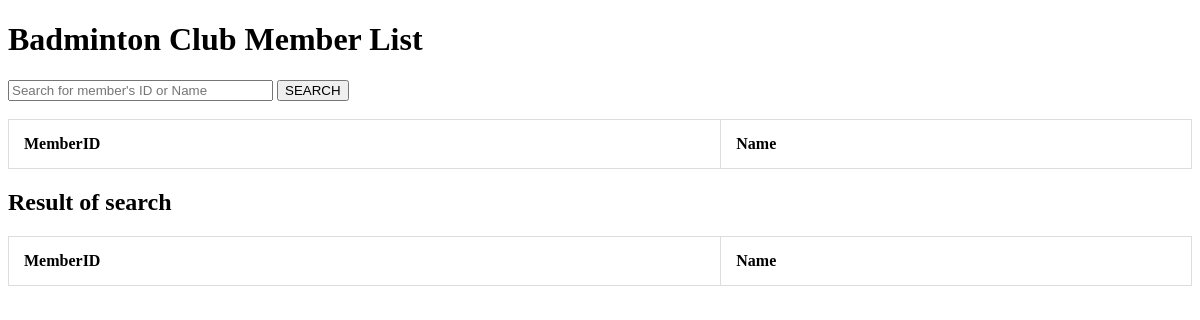
Page /sdp_assignment/badminton2.php on the earlier database version.
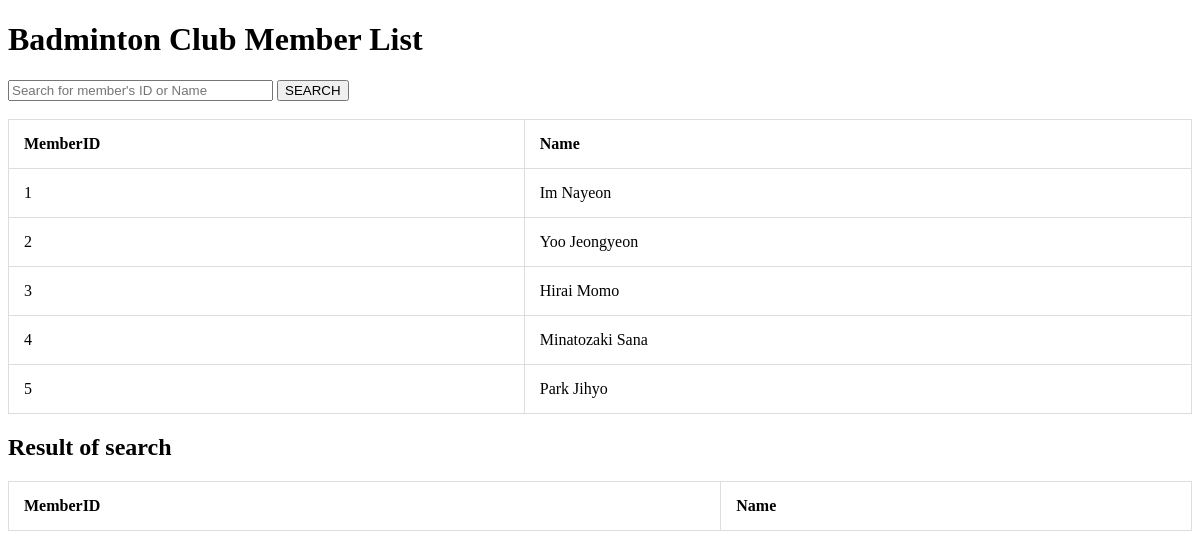
Same page on the later database version.
### tables this page shows
CREATE TABLE IF NOT EXISTS `badmintonmemberlist` (
  `MemberID` int NOT NULL AUTO_INCREMENT,
  `MemberName` varchar(255) NOT NULL,
  PRIMARY KEY (`MemberID`)
);

### sdp_assignment/badminton2.php (the view, shortened to what this page needs)
<?php
include("conn.php");
?>
<!DOCTYPE html>
<html>
<head>
    <h1>Badminton Club Member List</h1>
</head>
<body>
<form method = "post">
<input type="text" name="badmintonmember" placeholder="Search for member's ID or Name" size= "30" required/>
<input type ="submit" name="searchname" value="SEARCH"/><br><br>
</form>
<table>
    <tr>
        <th>MemberID</th>
        <th>Name</th>
    </tr>
    <?php
    $sql = "SELECT * FROM badmintonmemberlist";
    $result = $con->query($sql);
    while($data = $result->fetch_assoc()){
        echo ("<tr>");
        echo ("<td>" . $data['MemberID'] . "</td>");
        echo ("<td>" . $data['MemberName'] . "</td>");
        echo ("</tr>");}
    ?>
</table>
<h2>Result of search</h2>
<table>
    <tr>
        <th>MemberID</th>
        <th>Name</th>
    </tr>
    </table>
</body>
</html>

Differences in the rows shown:
added badmintonmemberlist: MemberID "1", MemberName "Im Nayeon"
added badmintonmemberlist: MemberID "2", MemberName "Yoo Jeongyeon"
added badmintonmemberlist: MemberID "3", MemberName "Hirai Momo"
added badmintonmemberlist: MemberID "4", MemberName "Minatozaki Sana"
added badmintonmemberlist: MemberID "5", MemberName "Park Jihyo"
